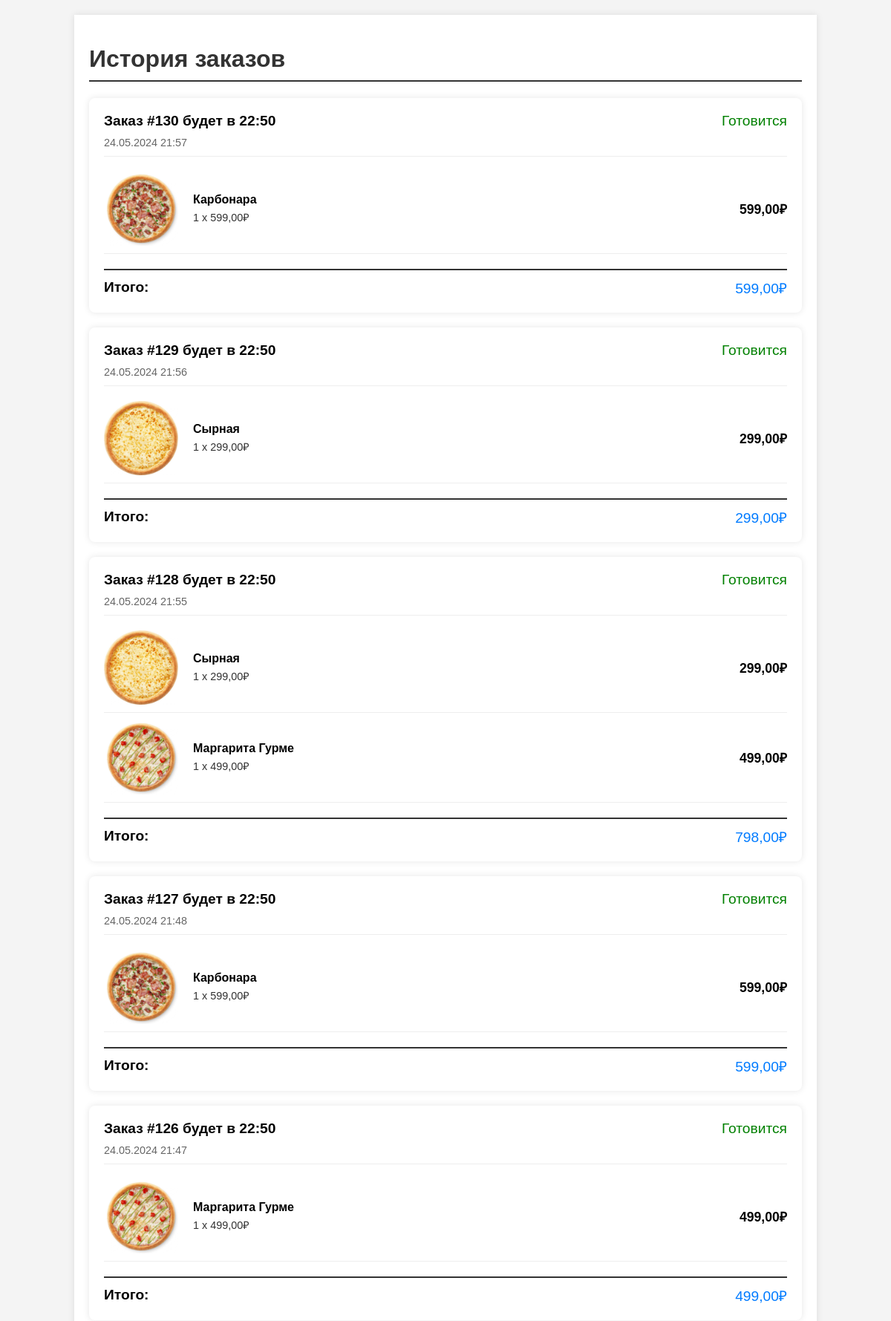
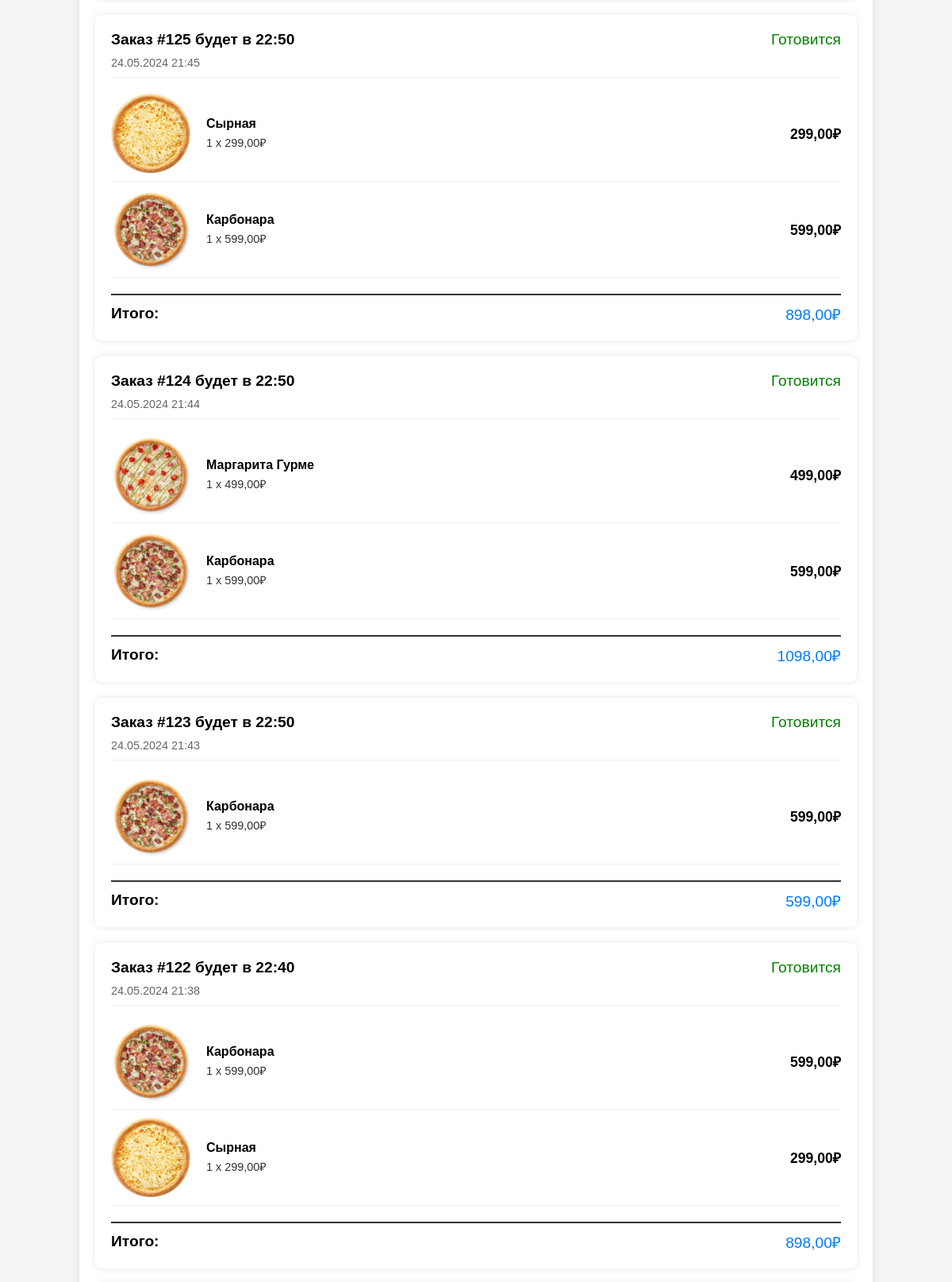
/order_history/ (signed in, upper part), run on the app's committed database (2 pictures, top to bottom).
### main/models.py (models this page shows, shortened)
class Order(models.Model):
    STATUS_CHOICES = [
        ('Готовится', 'Готовится'),
        ('В пути', 'В пути'),
        ('Завершен', 'Завершен'),
    ]
    user = models.ForeignKey(User, on_delete=models.CASCADE)
    created_at = models.DateTimeField(auto_now_add=True)
    status = models.CharField(max_length=20, choices=STATUS_CHOICES, default='Готовится')
    delivery_time = models.DateTimeField(null=True, blank=True)
    def get_total_cost(self):
        return sum(item.get_total_price for item in self.orderitem_set.all())

class Pizza(models.Model):
    name = models.CharField(max_length=100, verbose_name='Название')
    image = models.ImageField(upload_to='pizza_images', verbose_name='Изображение')
    price = models.DecimalField(max_digits=6, decimal_places=2, verbose_name='Цена')
    description = models.TextField(verbose_name='Описание', default='Описание пиццы')
    ingredients = models.ManyToManyField('Ingredient', blank=True, verbose_name='Ингредиенты')
    class Meta:
        verbose_name = 'Пицца'
        verbose_name_plural = 'Пиццы'

### main/views.py (the view)
# urls.py: path('order_history/', views.order_history, name='order_history'),
@login_required
def order_history(request):
    orders = Order.objects.filter(user=request.user).order_by('-created_at')
    order_data = []
    for order in orders:
        items = order.orderitem_set.all()
        item_list = []
        for item in items:
            removed_ingredients = item.ingredients.all()
            removed_ingredients_names = [ingredient.name for ingredient in removed_ingredients]
            item_list.append({
                'pizza_name': item.pizza.name,
                'removed_ingredients': removed_ingredients_names,
                'image_url': item.pizza.image.url,  # Исправлено для получения URL изображения
                'quantity': item.quantity,
                'price': item.pizza.price,
                'total_price': item.quantity * item.pizza.price
            })
        order_data.append({
            'id': order.id,
            'created_at': order.created_at,
            'delivery_time': order.delivery_time,
            'items': item_list,
            'total_cost': order.get_total_cost()
        })
    context = {'orders': order_data}
    return render(request, 'main/order_history.html', context)

### main/models.py (called while the page is built)
    @property
    def get_total_price(self):
        return self.quantity * self.pizza.price

### main/templates/main/order_history.html (shortened to what this page needs)
{% load static %}
<!DOCTYPE html>
<html lang="ru">
<head>
    <link rel="stylesheet" href="{% static 'main/css/order_history.css' %}">
</head>
<body>
    <div class="container">
        <header>
            <h1>История заказов</h1>
        </header>
        <main>
            {% for order in orders %}
                <div class="order-card">
                    <div class="order-header">
                        <span class="order-id" data-order-id="{{ order.id }}">Заказ #{{ order.id }} будет в {{ order.delivery_time|date:"H:i" }}</span>
                        <span id="order-status-{{ order.id }}" class="order-status">{{ order.status }}</span>
                    </div>
                    <div class="order-date">
                        {{ order.created_at|date:"d.m.Y H:i" }}
                    </div>
                    <div class="order-details">
                        {% for item in order.items %}
                            <div class="order-item">
                                <img src="{{ item.image_url }}" alt="{{ item.pizza_name }}">
                                <div class="item-info">
                                    <div class="item-name">{{ item.pizza_name }}</div>
                                    <div class="item-quantity-price">{{ item.quantity }} x {{ item.price }}₽</div>
                                </div>
                                <div class="item-total-price">{{ item.total_price }}₽</div>
                            </div>
                        {% endfor %}
                    </div>
                    <div class="order-total">
                        <span class="total-label">Итого:</span>
                        <span class="total-price">{{ order.total_cost|floatformat:2 }}₽</span>
                    </div>
                </div>
            {% endfor %}
        </main>
    </div>
</body>
</html>

### main/static/main/css/order_history.css (style rules this page uses)
body { font-family: Arial, sans-serif; background-color: #f4f4f4; margin: 0; padding: 0; }
.container { width: 80%; margin: 20px auto; background: white; padding: 20px; box-shadow: 0 0 10px rgba(0, 0, 0, 0.1); }
h1 { color: #333; border-bottom: 2px solid #333; padding-bottom: 10px; }
.order-card { background: #fff; margin-bottom: 20px; padding: 20px; box-shadow: 0 0 10px rgba(0, 0, 0, 0.1); border-radius: 8px; }
.order-header { display: flex; justify-content: space-between; align-items: center; font-size: 1.2em; margin-bottom: 10px; }
.order-id { font-weight: bold; }
.order-status { color: green; }
.order-date { font-size: 0.9em; color: #666; margin-bottom: 10px; }
.order-details { border-top: 1px solid #eee; padding-top: 10px; margin-top: 10px; }
.order-item { display: flex; align-items: center; border-bottom: 1px solid #eee; padding: 10px 0; }
.order-item img { width: 100px; height: 100px; object-fit: cover; margin-right: 20px; border-radius: 8px; }
.item-info { flex: 1; }
.item-name { font-weight: bold; margin-bottom: 5px; }
.item-quantity-price { font-size: 0.9em; color: #333; }
.item-total-price { font-size: 1.1em; font-weight: bold; }
.order-total { display: flex; justify-content: space-between; align-items: center; font-size: 1.2em; margin-top: 20px; padding-top: 10px; border-top: 2px solid #333; }
.total-label { font-weight: bold; }
.total-price { color: #007bff; }

### data on the page
Order: delivery_time "22:50", created_at "24.05.2024 21:57"
Pizza: pizza_name "Карбонара" "Карбонара" "Карбонара" "Карбонара" "Карбонара" "Карбонара", price "599,00" "599,00" "599,00" "599,00" "599,00" "599,00"
Order: delivery_time "22:50", created_at "24.05.2024 21:56"
Pizza: pizza_name "Сырная" "Сырная" "Сырная" "Сырная", price "299,00" "299,00" "299,00" "299,00"
Order: delivery_time "22:50", created_at "24.05.2024 21:55"
Pizza: pizza_name "Маргарита Гурме" "Маргарита Гурме" "Маргарита Гурме", price "499,00" "499,00" "499,00"
Order: delivery_time "22:50", created_at "24.05.2024 21:48"
Order: delivery_time "22:50", created_at "24.05.2024 21:47"
Order: delivery_time "22:50", created_at "24.05.2024 21:45"
Order: delivery_time "22:50", created_at "24.05.2024 21:44"
Order: delivery_time "22:50", created_at "24.05.2024 21:43"
Order: delivery_time "22:40", created_at "24.05.2024 21:38"

### other printed values
{{ order.id }} "130" "129" "128" "127" "126" "125" "124" "123" "122"
{{ item.quantity }} "1" "1" "1" "1" "1" "1" "1" "1" "1" "1" "1" "1" "1"
{{ item.total_price }} "599,00" "299,00" "299,00" "499,00" "599,00" "499,00" "299,00" "599,00" "499,00" "599,00" "599,00" "599,00" "299,00"
{{ order.total_cost|floatformat:2 }} "599,00" "299,00" "798,00" "599,00" "499,00" "898,00" "1098,00" "599,00" "898,00"
